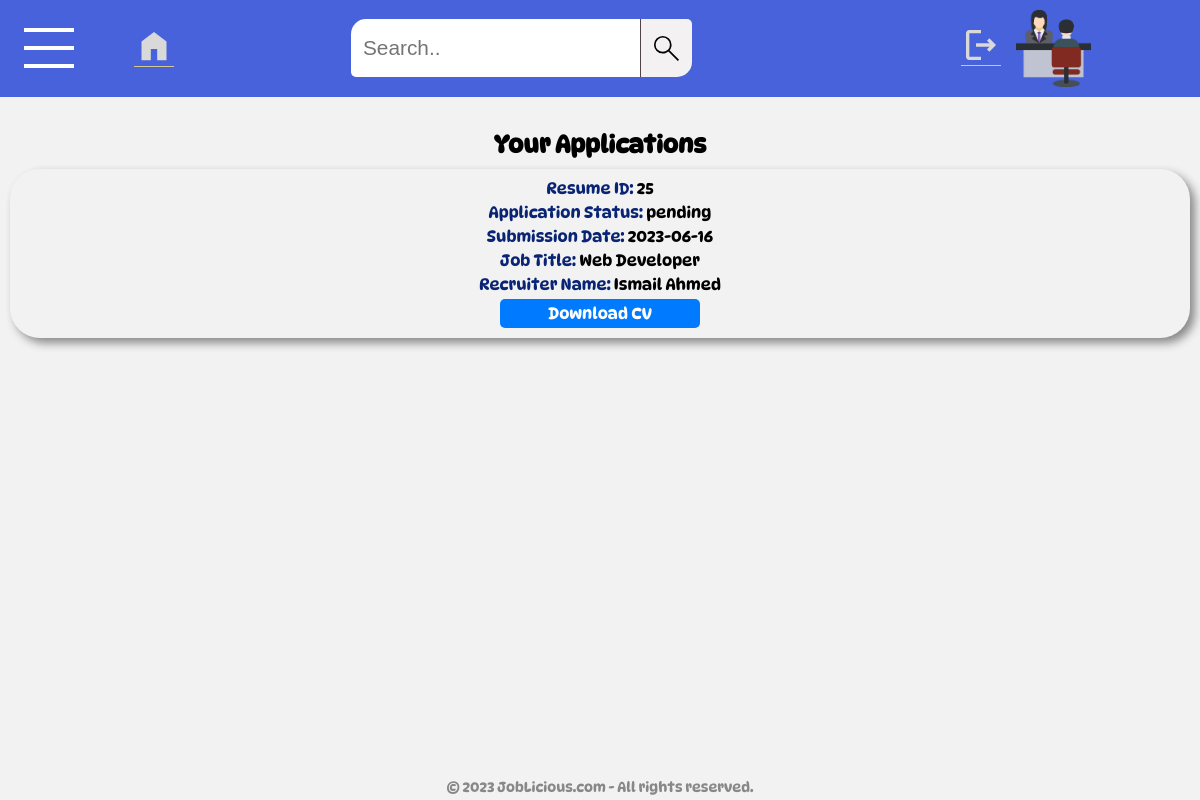
Page /job-applications.php (signed in) on the committed database.
### tables this page shows
CREATE TABLE `jobapplication` (
  `application_id` int(11) NOT NULL,
  `job_id` int(11) NOT NULL,
  `job_seeker_id` int(11) DEFAULT NULL,
  `resume_id` int(11) NOT NULL,
  `application_status` enum('pending','rejected','accepted') DEFAULT NULL,
  `submission_date` date DEFAULT NULL
);

CREATE TABLE `jobposting` (
  `job_id` int(11) NOT NULL,
  `recruiter_id` int(11) DEFAULT NULL,
  `job_title` varchar(255) DEFAULT NULL,
  `job_description` varchar(7000) DEFAULT NULL,
  `qualifications` varchar(255) DEFAULT NULL,
  `job_location` varchar(1000) DEFAULT NULL
);

CREATE TABLE `user` (
  `user_id` int(11) NOT NULL,
  `user_name` varchar(255) NOT NULL,
  `user_password` varchar(1000) NOT NULL,
  `user_email` varchar(1500) NOT NULL,
  `user_ph_no` bigint(20) NOT NULL,
  `user_role` varchar(255) NOT NULL
);

### job-applications.php (the view, shortened to what this page needs)
<?php
include "includes/config.php";
?>
<!DOCTYPE html>
<html>
<head>
  <?php
    include "includes/metatags.php";
  ?>
</head>
<body>
  <?php
        include "includes/adminheader.php";
  ?>
  <main>
    <h2 class="table-heading">
        Your Applications
    </h2>
    <?php
$query = "SELECT ja.*, jp.job_title, u.user_name, r.file_name, r.file_path
          FROM jobapplication AS ja
          INNER JOIN jobposting AS jp ON ja.job_id = jp.job_id
          INNER JOIN user AS u ON jp.recruiter_id = u.user_id
          INNER JOIN resume AS r ON ja.resume_id = r.resume_id";
$result = mysqli_query($conn, $query);
if (mysqli_num_rows($result) > 0) {
    while ($row = mysqli_fetch_assoc($result)) {
        $resume_id = $row['resume_id'];
        $application_status = $row['application_status'];
        $submission_date = $row['submission_date'];
        $job_title = $row['job_title'];
        $recruiter_name = $row['user_name'];
        $file_path = $row['file_path'];
        echo '<div class="job-entry">';
        echo '<div class="job-field"><span class="job-headings">Resume ID: </span> ' . $resume_id . '</div>';
        echo '<div class="job-field"><span class="job-headings">Application Status: </span> ' .  $application_status  . '</div>';
        echo '<div class="job-field"><span class="job-headings">Submission Date: </span> ' .  $submission_date   . '</div>';
        echo '<div class="job-field"><span class="job-headings">Job Title: </span> ' .  $job_title   . '</div>';
        echo '<div class="job-field"><span class="job-headings">Recruiter Name: </span> ' .  $recruiter_name   . '</div>';
        echo '<a class="apply-now" href="' . $file_path . '" download>Download CV</a>';
        echo '</div>';
    }
} else {
    echo "No applications found.";
}
?>
  </main>
  <?php
    include "includes/footer.php";
  ?>
</body>
</html>

### css/styles.css (style rules this page uses)
* { margin: 0; padding: 0; box-sizing: border-box; }
body { margin-top: 100px; font-family: DynaMedium; background-color: #f2f2f2; margin-bottom: 30px; }
main { margin-top: 100px; }
.job-entry { text-align: center; box-shadow: 5px 5px 10px #888888; margin: 10px; border-radius: 30px; padding: 10px; display: flex; flex-direction: column; align-items: center; justify-content: center; background-color: #f2f2f2; width: auto; font-size: 1em; padding: 10px; margin-bottom: 10px; }
.job-field { margin-bottom: 5px; }
.job-headings { color: #092474; }
.apply-now { display: inline-block; padding: 5px 10px; background-color: #007bff; color: #fff; text-decoration: none; border-radius: 5px; width:200px; }
.table-heading { width: 100%; text-align: center; }
@media only screen and (min-width: 768px) { body { margin-top: 130px; } }

### rows in the picture
jobapplication: resume "25", application_status "pending", submission_date "2023-06-16", job.job_title "Web Developer", user.user_name "Ismail Ahmed"
